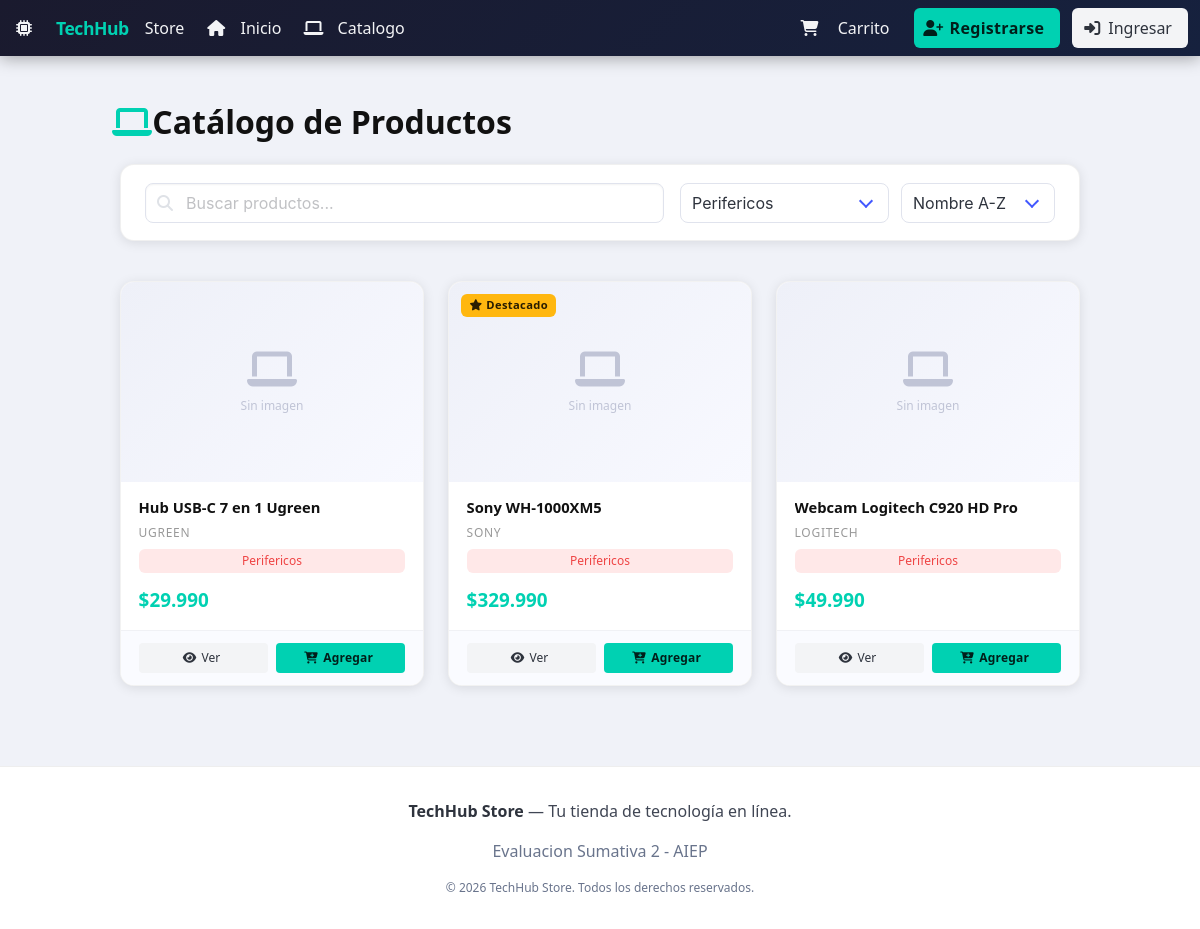
The app's page /index.php?page=catalogo&categoria=perifericos with its own data.
### tables this page shows
CREATE TABLE IF NOT EXISTS productos (
    id INT AUTO_INCREMENT PRIMARY KEY,
    nombre VARCHAR(200) NOT NULL,
    descripcion TEXT DEFAULT NULL,
    precio DECIMAL(10,2) NOT NULL,
    stock INT NOT NULL DEFAULT 0,
    categoria ENUM('notebooks', 'tablets', 'accesorios', 'monitores', 'perifericos') NOT NULL,
    marca VARCHAR(100) DEFAULT NULL,
    imagen VARCHAR(255) DEFAULT NULL,
    destacado TINYINT(1) DEFAULT 0,
    activo TINYINT(1) DEFAULT 1,
    fecha_creacion DATETIME DEFAULT CURRENT_TIMESTAMP
);

### Backend/controllers/ProductoController.php (called while the page is built, shortened)
<?php
require_once __DIR__ . '/../models/Producto.php';
class ProductoController {
    private $productoModel;
    public function __construct() {
        $this->productoModel = new Producto();
    }
    public function index() {
        $query     = $_GET['q'] ?? '';
        $categoria = $_GET['categoria'] ?? '';
        $orden     = $_GET['orden'] ?? 'nombre_asc';
        $productos  = $this->productoModel->search($query, $categoria, $orden);
        $categorias = ['notebooks', 'tablets', 'accesorios', 'monitores', 'perifericos'];
        include __DIR__ . '/../../views/catalogo.php';
    }
}

### Backend/config/database.php (called while the page is built, shortened)
<?php
class Database {
    private static $conexion = null;
    public static function getConnection() {
        if (self::$conexion === null) {
            self::$conexion = new mysqli('127.0.0.1', 'root', '', 'techhub_store');
            self::$conexion->set_charset('utf8mb4');
        }
        return self::$conexion;
    }
}

### Backend/models/Model.php (called while the page is built, shortened)
<?php
require_once __DIR__ . '/../config/database.php';
abstract class Model {
    private $conexion;
    public function __construct() {
        $this->conexion = Database::getConnection();
    }
    protected function getConexion() {
        return $this->conexion;
    }
}

### Backend/models/Producto.php (called while the page is built, shortened)
<?php
require_once __DIR__ . '/Model.php';
class Producto extends Model {
    protected $tabla = 'productos';
    public function search($query = '', $categoria = '', $orden = 'nombre_asc') {
        $sql = "SELECT * FROM {$this->tabla} WHERE activo = 1";
        $params = [];
        $tipos = '';
        if (!empty($categoria)) {
            $sql .= " AND categoria = ?";
            $params[] = $categoria;
            $tipos .= 's';
        }
        switch ($orden) {
            default:
                $sql .= " ORDER BY nombre ASC";
        }
        $stmt = $this->getConexion()->prepare($sql);
        if (!empty($params)) {
            $stmt->bind_param($tipos, ...$params);
        }
        $stmt->execute();
        return $stmt->get_result()->fetch_all(MYSQLI_ASSOC);
    }
}

### views/catalogo.php (the view, shortened to what this page needs)
<?php
include __DIR__ . '/layout/header.php';
?>
<section class="section">
    <div class="container">
        <h1 class="title is-3">
            <span class="icon has-text-primary"><i class="fas fa-laptop"></i></span>
            Catálogo de Productos
        </h1>
        <div class="filter-bar">
            <div class="filter-bar__search">
                <div class="control has-icons-left">
                    <input id="searchInput" class="input" type="text"
                           placeholder="Buscar productos..."
                           value="<?= htmlspecialchars($query ?? '') ?>">
                    <span class="icon is-left"><i class="fas fa-search"></i></span>
                </div>
            </div>
            <div class="filter-bar__selects">
                <div class="select">
                    <select id="categoriaSelect">
                        <?php foreach ($categorias as $c): ?>
                            <option value="<?= $c ?>" <?= ($categoria ?? '') === $c ? 'selected' : '' ?>>
                                <?= ucfirst($c) ?>
                            </option>
                        <?php endforeach; ?>
                    </select>
                </div>
                <div class="select">
                    <select id="ordenSelect">
                        <option value="nombre_asc"  <?= ($orden ?? '') === 'nombre_asc'  ? 'selected' : '' ?>>Nombre A-Z</option>
                    </select>
                </div>
            </div>
        </div>
        <div id="productsGrid" class="products-grid">
            <?php if (empty($productos)): ?>
                <div class="notification is-warning is-light" style="grid-column:1/-1;text-align:center;">
                    <i class="fas fa-search fa-2x mb-3"></i>
                    <p>No se encontraron productos.</p>
                </div>
            <?php else: ?>
                <?php foreach ($productos as $p): ?>
                <div class="product-card fade-in">
                    <div class="product-card__img-wrap">
                        <?= productoImg($p['imagen'] ?? '', $p['nombre']) ?>
                        <?php if ($p['destacado']): ?>
                            <span class="product-card__badge tag is-warning is-small">
                                <i class="fas fa-star mr-1"></i>Destacado
                            </span>
                        <?php elseif ($p['stock'] == 0): ?>
                            <span class="product-card__badge tag is-danger is-small">Sin stock</span>
                        <?php endif; ?>
                    </div>
                    <div class="product-card__body">
                        <p class="product-card__title"><?= htmlspecialchars($p['nombre']) ?></p>
                        <p class="product-card__brand"><?= htmlspecialchars($p['marca'] ?? '') ?></p>
                        <span class="tag is-small tag-categoria-<?= $p['categoria'] ?>"><?= ucfirst($p['categoria']) ?></span>
                        <p class="product-card__price">$<?= number_format($p['precio'], 0, ',', '.') ?></p>
                    </div>
                    <div class="product-card__footer">
                        <a href="index.php?page=producto&id=<?= $p['id'] ?>" class="button is-light is-small">
                            <span class="icon"><i class="fas fa-eye"></i></span>
                            <span>Ver</span>
                        </a>
                        <?php if ($p['stock'] > 0): ?>
                        <button class="button is-primary is-small" onclick="addToCart(<?= $p['id'] ?>)">
                            <span class="icon"><i class="fas fa-cart-plus"></i></span>
                            <span>Agregar</span>
                        </button>
                        <?php endif; ?>
                    </div>
                </div>
                <?php endforeach; ?>
            <?php endif; ?>
        </div>
    </div>
</section>
<?php include __DIR__ . '/layout/footer.php'; ?>

### index.php (shortened to what this page needs)
<?php
function productoImg(string $imagen, string $alt = '', string $class = ''): string {
    return '<div class="img-placeholder"><i class="fas fa-laptop"></i><span>Sin imagen</span></div>';
}
require_once __DIR__ . '/Backend/controllers/ProductoController.php';
$page   = $_GET['page']   ?? 'home';
try {
    switch ($page) {
        case 'catalogo':
            $ctrl = new ProductoController();
            $ctrl->index();
            break;
    }
} catch (Exception $e) {
    http_response_code(500);
    echo '<div style="font-family:monospace;padding:2rem;color:#c00;">';
    echo '<h2>Error interno del servidor</h2>';
    echo '<p>' . htmlspecialchars($e->getMessage()) . '</p>';
    echo '</div>';
}

### Frontend/css/styles.css (style rules this page uses)
:root { --color-primary: #00d1b2; --color-primary-dark: #00b89c; --color-dark: #1a1a2e; --color-dark2: #16213e; --color-card-bg: #ffffff; --color-bg: #f0f2f8; --color-shadow: rgba(0, 0, 0, .10); --color-shadow-hover: rgba(0, 209, 178, .22); --transition-base: .25s ease; --radius-card: 14px; --radius-sm: 8px; }
*, *::before, *::after { box-sizing: border-box; }
body { font-family: 'Segoe UI', system-ui, sans-serif; background-color: var(--color-bg); min-height: 100vh; display: flex; flex-direction: column; }
.title, .title.is-1, .title.is-2, .title.is-3, .title.is-4, .title.is-5, .title.is-6, h1, h2, h3, h4, h5, h6 { color: #111111 !important; }
.products-grid { display: grid; grid-template-columns: repeat(auto-fill, minmax(260px, 1fr)); gap: 1.5rem; padding: 1rem 0; }
.filter-bar { display: flex; flex-wrap: wrap; gap: 1rem; align-items: center; justify-content: space-between; padding: 1.1rem 1.5rem; background: #ffffff; border-radius: var(--radius-card); box-shadow: 0 2px 12px var(--color-shadow); margin-bottom: 1.5rem; border: 1px solid rgba(0,0,0,.06); }
.filter-bar__search { flex: 1 1 260px; }
.filter-bar__selects { display: flex; gap: .75rem; flex-wrap: wrap; }
.product-card { background: var(--color-card-bg); border-radius: var(--radius-card); box-shadow: 0 2px 12px var(--color-shadow); overflow: hidden; display: flex; flex-direction: column; transition: transform var(--transition-base), box-shadow var(--transition-base); border: 1px solid rgba(0,0,0,.05); }
.product-card__img-wrap { position: relative; width: 100%; height: 200px; overflow: hidden; background: linear-gradient(135deg, #f8f9ff, #eef0f8); display: flex; align-items: center; justify-content: center; }
.product-card__badge { position: absolute; top: .75rem; left: .75rem; font-size: .7rem !important; font-weight: 700; letter-spacing: .03em; }
.product-card__body { padding: 1rem 1.1rem; flex: 1; display: flex; flex-direction: column; gap: .4rem; }
.product-card__title { font-size: .92rem; font-weight: 600; color: #111111; line-height: 1.35; display: -webkit-box; -webkit-line-clamp: 2; line-clamp: 2; -webkit-box-orient: vertical; overflow: hidden; }
.product-card__brand { font-size: .75rem; color: #999; text-transform: uppercase; letter-spacing: .06em; }
.product-card__price { font-size: 1.18rem; font-weight: 700; color: var(--color-primary); margin-top: auto; padding-top: .4rem; }
.product-card__footer { padding: .75rem 1.1rem; border-top: 1px solid #f0f1f5; display: flex; gap: .5rem; align-items: center; background: #fafbff; }
.product-card__footer .button { flex: 1; }
.input, .textarea, .select select { border-radius: var(--radius-sm) !important; border-color: #e0e3ed !important; transition: border-color .2s, box-shadow .2s; }
.tag-categoria-perifericos { background: #ffe8e8; color: #ef4444; }
.fade-in { animation: fadeIn .4s ease forwards; }
.button.is-primary { background: var(--color-primary) !important; border-color: var(--color-primary) !important; font-weight: 600; letter-spacing: .02em; transition: all .2s ease; }
.img-placeholder { width: 100%; height: 200px; background: linear-gradient(135deg, #eef0f8, #f8f9ff); display: flex; flex-direction: column; align-items: center; justify-content: center; color: #c0c4d6; font-size: 2.5rem; gap: .5rem; flex-shrink: 0; }
.img-placeholder span { font-size: .75rem; color: #c0c4d6; font-weight: 500; }
@media (min-width: 769px) { .products-grid { grid-template-columns: repeat(auto-fill, minmax(265px, 1fr)); } }
@media (min-width: 769px) { .filter-bar { flex-wrap: nowrap; } }
@media (min-width: 1024px) { .products-grid { grid-template-columns: repeat(auto-fill, minmax(280px, 1fr)); } }

### records on screen
productos: nombre "Hub USB-C 7 en 1 Ugreen", marca "UGREEN", categoria "Perifericos", precio "29.990"
productos: destacado 1 (drawn), nombre "Sony WH-1000XM5", marca "SONY", categoria "Perifericos", precio "329.990"
productos: nombre "Webcam Logitech C920 HD Pro", marca "LOGITECH", categoria "Perifericos", precio "49.990"

### other values on screen
form field value "Perifericos"
